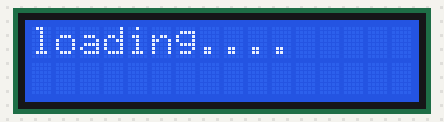
A sketch run on a simulated Arduino Uno, built with avr-gcc and run on an emulated ATmega328P. Shown: 16×2 character LCD.

Above: at 0.1 s.
At 2.1 s:
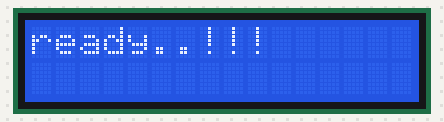
At 4.1 s:
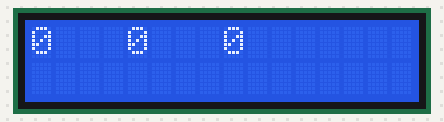

Measured:
- what the display in image 1 shows lasts 2.0 s, from 2.1 s to 4.1 s

The sketch:

HelloWorld.ino
```cpp
#include <LiquidCrystal.h>


LiquidCrystal lcd(19,18,17,16,15,14);
unsigned int x,y,radius;
void setup() {
  // set up the LCD's number of columns and rows:
  lcd.begin(16, 2);
  Serial.begin(9600);
  lcd.print("loading....");
  delay(2000);
  lcd.clear();
  lcd.print("ready..!!!");
  delay(2000);
  lcd.clear();
}
void loop()
{
 if (Serial.available()>=3)
  {
    radius=Serial.read();
    x=Serial.read();
    y=Serial.read();

  }
  lcd.setCursor(0,0);
  lcd.print(radius);
  lcd.setCursor(4,0);
  lcd.print(x);
  lcd.setCursor(8,0);
  lcd.print(y);

}
```
